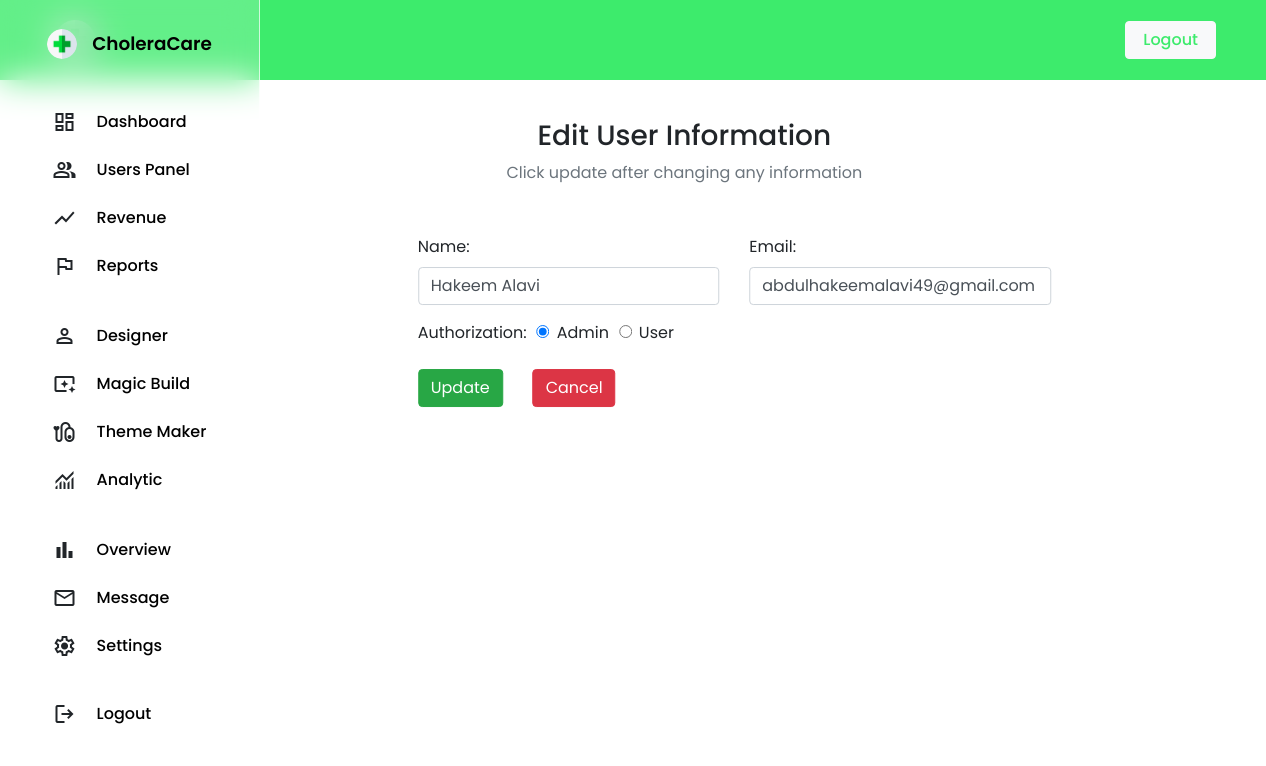
The page /admin/edit.php?id=1 on the database its author committed.
### tables this page shows
CREATE TABLE `usertable` (
  `id` int(11) NOT NULL,
  `name` varchar(255) NOT NULL,
  `email` varchar(255) NOT NULL,
  `password` varchar(255) NOT NULL,
  `code` mediumint(50) NOT NULL,
  `status` text NOT NULL,
  `authorization` varchar(20) NOT NULL DEFAULT 'user'
);

### admin/edit.php (the view, shortened to what this page needs)
<?php
include "../connection.php";
$id = $_GET["id"];
?>
<!DOCTYPE html>
<html lang="en">
<head>
  <link rel="stylesheet" href="https://cdnjs.cloudflare.com/ajax/libs/font-awesome/6.4.0/css/all.min.css" />
    <link rel="stylesheet" href="https://stackpath.bootstrapcdn.com/bootstrap/4.5.2/css/bootstrap.min.css">
    <link rel="stylesheet" href="https://cdn.jsdelivr.net/npm/bootstrap@4.0.0/dist/css/bootstrap.min.css">
    <link rel="stylesheet" href="https://cdnjs.cloudflare.com/ajax/libs/font-awesome/4.7.0/css/font-awesome.min.css">
</head>
<body>
<nav class="navbar">
    <a href="../admin-home.php"><img src="../media/pharmacy.png" style="width:40px;height:40px;"></a>
    <button type="button" class="btn btn-light"><a href="../logout-user.php">Logout</a></button>
    </nav>
  <div class="container">
    <div class="text-center mb-4">
      <h3>Edit User Information</h3>
      <p class="text-muted">Click update after changing any information</p>
    </div>
    <?php
    $sql = "SELECT * FROM `usertable` WHERE id = $id LIMIT 1";
    $result = mysqli_query($con, $sql);
    $row = mysqli_fetch_assoc($result);
    ?>
    <div class="container d-flex justify-content-center">
      <form action="" method="post" style="width:50vw; min-width:300px;">
        <div class="row mb-3">
          <div class="col">
            <label class="form-label">Name:</label>
            <input type="text" class="form-control" name="name" value="<?php echo $row['name'] ?>">
          </div>
          <div class="col">
            <label class="form-label">Email:</label>
            <input type="email" class="form-control" name="email" value="<?php echo $row['email'] ?>">
          </div>
        </div>
        <div class="form-group mb-3">
          <label>Authorization:</label>
          <input type="radio" class="form-check-input" name="authorization" id="admin" value="admin" <?php echo ($row["authorization"] == 'admin') ? "checked" : ""; ?>>
          <label for="admin" class="form-input-label">Admin</label>
          <input type="radio" class="form-check-input" name="authorization" id="user" value="user" <?php echo ($row["authorization"] == 'user') ? "checked" : ""; ?>>
          <label for="user" class="form-input-label">User</label>
        </div>
        <div>
          <button type="submit" class="btn btn-success" name="submit">Update</button>
          <a href="user-panel.php" class="btn btn-danger">Cancel</a>
        </div>
      </form>
    </div>
  </div>
  <aside class="sidebar">
      <div class="logo">
      <img src="../media/pharmacy.png" alt="logo">
        <h2>CholeraCare</h2>
      </div>
      <ul class="links">
        <li>
          <span class="material-symbols-outlined">dashboard</span>
          <a href="../admin-home.php">Dashboard</a>
        </li>
        <li>
        <li>
          <span class="material-symbols-outlined">group</span>
          <a href="user-panel.php">Users Panel </a>
        </li>
        <li>
          <span class="material-symbols-outlined">show_chart</span>
          <a href="#">Revenue</a>
        </li>
        <li>
          <span class="material-symbols-outlined">flag</span>
          <a href="#">Reports</a>
        </li>
        <hr>
        <li>
          <span class="material-symbols-outlined">person</span>
          <a href="#">Designer</a>
        </li>
        <li>
          <span class="material-symbols-outlined">ambient_screen</span>
          <a href="#">Magic Build</a>
        </li>
        <li>
          <span class="material-symbols-outlined">pacemaker</span>
          <a href="#">Theme Maker</a>
        </li>
        <li>
          <span class="material-symbols-outlined">monitoring</span>
          <a href="#">Analytic</a>
        </li>
        <hr>
        <li>
          <span class="material-symbols-outlined">bar_chart</span>
          <a href="#">Overview</a>
        </li>
        <li>
          <span class="material-symbols-outlined">mail</span>
          <a href="#">Message</a>
        </li>
        <li>
          <span class="material-symbols-outlined">settings</span>
          <a href="#">Settings</a>
        </li>
        <li class="logout-link">
          <span class="material-symbols-outlined">logout</span>
          <a href="#">Logout</a>
        </li>
      </ul>
    </aside>
</body>
</html>

### admin/edit.php (style rules this page uses)
nav { padding-left: 50px!important; padding-right: 50px!important; padding-top: 15px!important; padding-bottom: 15px!important; background: #3deb6c; font-family: 'Poppins', sans-serif; }
button a { color: #3deb6c; font-weight: 500; border-radius: 16px; }
* { margin: 0; padding: 0; box-sizing: border-box; font-family: "Poppins", sans-serif; }
.sidebar { position: fixed; top: 0; left: 0; width: 110px; height: 100%; display: flex; align-items: center; flex-direction: column; background: rgba(255, 255, 255, 0.2); backdrop-filter: blur(17px); --webkit-backdrop-filter: blur(17px); border-right: 1px solid rgba(255, 255, 255, 0.7); transition: width 0.3s ease; }
.sidebar .logo { color: #000; display: flex; align-items: center; padding: 25px 10px 15px; }
.logo img { width: 30px; border-radius: 50%; }
.logo h2 { font-size: 1.15rem; font-weight: 600; margin-left: 15px; display: none; margin-top: 8px; }
.sidebar .links { list-style: none; margin-top: 20px; overflow-y: auto; scrollbar-width: none; height: calc(100% - 140px); }
.links li { display: flex; border-radius: 4px; align-items: center; }
.links hr { margin: 10px 8px; border: 1px solid #4c4c4c; }
.links li span { padding: 12px 10px; }
.links li a { padding: 10px; color: #000; display: none; font-weight: 500; white-space: nowrap; text-decoration: none; }
.links .logout-link { margin-top: 20px; }
.container { transform: translate(4.5%, 15%); }
a { padding: 5px; }

### rows shown on the page
usertable: name "Hakeem Alavi", email "abdulhakeemalavi49@gmail.com", authorization "☑ Admin", authorization "☐ User"
